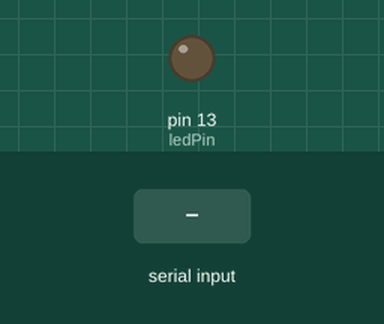
Simulated run of this sketch. Board: Arduino Uno, built with avr-gcc and run on an emulated ATmega328P. On the bench: output pins drawn as LEDs (lit = HIGH). Dashed ring = blinking. Inputs (shaded band) come from the test bench.

Above: at 1.2 s.
1.3 s: "A" received over Serial
At 1.4 s:
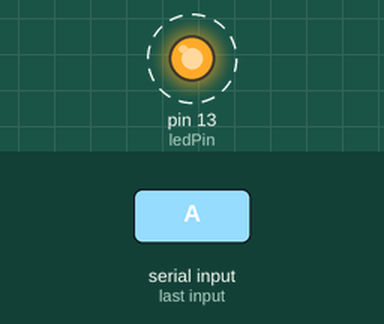
Timing chart, 0 to 6.6 s (numbered marks = the images above; inputs shaded):
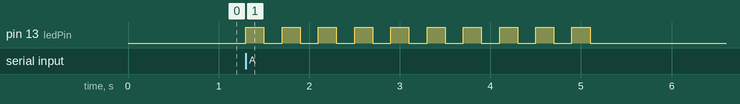

The sketch:

1.ino
```cpp
const int ledPin = 13;

void setup() {
  Serial.begin(9600);
  pinMode(13, OUTPUT); // Configure le pin 13 comme sortie
  pinMode(ledPin, OUTPUT);
}

void loop() {
  if (Serial.available()) {
    char received = Serial.read();
    if (received == 'A') {
      // Boucle pour faire clignoter la LED 10 fois
      for (int i = 0; i < 10; i++) {
        digitalWrite(ledPin, HIGH);   // Allume la LED
        delay(200);                   // Attend 200 ms
        digitalWrite(ledPin, LOW);    // Éteint la LED
        delay(200);                   // Attend 200 ms
      }
    }
  }
}
```

Measured:
- after the input at 1.3 s, pin 13 (ledPin): alternates HIGH for 0.20 s and LOW for 0.20 s, 20 changes in all, then stays LOW, starting at once
